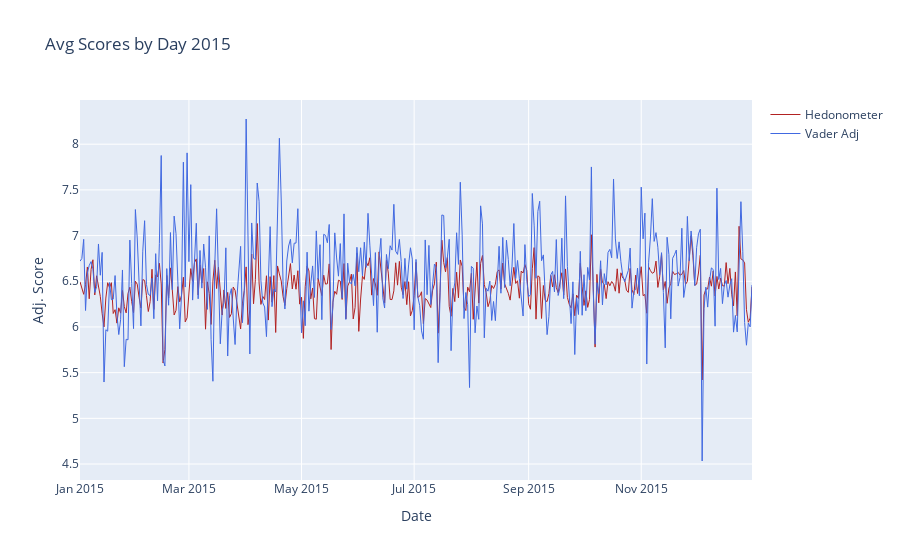

The notebook cell saved with this chart:
### Code cell
fig = go.Figure()
fig.add_trace(go.Scatter(
    x=by_day_df.index.values
    , y=by_day_df.hedonometer_score
    , name='Hedonometer'
   , line=dict(color='firebrick', width=1))
)

fig.add_trace(go.Scatter(
    x=by_day_df.index.values
    , y=by_day_df.compound_score_adj
    , name='Vader Adj'
   , line=dict(color='royalblue', width=1))
)

# Edit the layout
fig.update_layout(title='Avg Scores by Day 2015',
                   xaxis_title='Date',
                   yaxis_title='Adj. Score')

fig.show()

### Figure 1 — Plotly figure (JSON) as saved in the notebook; plotly's stock layout.template omitted (floating-point values rounded to 4 significant figures; data arrays with more than 128 entries replaced by an {"elided": "..."} marker saying what was removed)
{"data": [{"line": {"color": "firebrick", "width": 1}, "name": "Hedonometer", "type": "scatter", "x": {"elided": "365 str values"}, "y": {"elided": "365 float values"}}, {"line": {"color": "royalblue", "width": 1}, "name": "Vader Adj", "type": "scatter", "x": {"elided": "365 str values"}, "y": {"elided": "365 float values"}}], "layout": {"autosize": true, "title": {"text": "Avg Scores by Day 2015"}, "xaxis": {"autorange": true, "range": ["2015-01-01", "2015-12-31"], "title": {"text": "Date"}, "type": "date"}, "yaxis": {"autorange": true, "range": [4.325, 8.484], "title": {"text": "Adj. Score"}, "type": "linear"}}}
